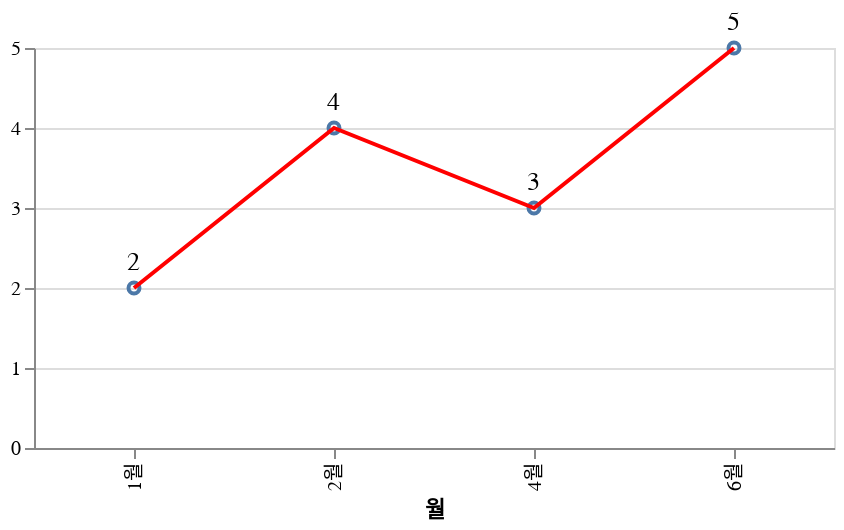

This figure's notebook cell:
### Markdown cell above
#### CN

### Code cell
regex = '^(CN|Global)'
df_filtered = df[df['리전'].apply(lambda x: True if re.search(regex, x) else False) & (df['테넌트']== 'PRD') & (df['진행상태']=='완료')]
source = df_filtered
chart = get_lineChart(source)
chart

### Figure 1 — Vega-Lite specification as saved in the notebook (floating-point values rounded to 4 significant figures)
{"config": {"view": {"continuousWidth": 400, "continuousHeight": 300}}, "layer": [{"mark": "point", "encoding": {"x": {"field": "월", "type": "nominal"}, "y": {"aggregate": "count", "type": "quantitative"}}}, {"mark": {"type": "line", "color": "red"}, "encoding": {"x": {"field": "월", "type": "nominal"}, "y": {"aggregate": "count", "title": "", "type": "quantitative"}}}, {"mark": {"type": "text", "align": "center", "baseline": "line-top", "color": "black", "dy": -20, "fontSize": 13}, "encoding": {"text": {"aggregate": "count", "field": "성패", "type": "quantitative"}, "x": {"field": "월", "type": "nominal"}, "y": {"aggregate": "count", "title": "", "type": "quantitative"}}}], "data": {"name": "data-99e02d93c19f474cea2348c7e4d803b8"}, "height": 200, "width": 400, "$schema": "https://vega.github.io/schema/vega-lite/v4.17.0.json", "datasets": {"data-99e02d93c19f474cea2348c7e4d803b8": [{"년도": "22년", "월": "1월", "리전": "CN", "AZ": "1센터", "테넌트": "PRD", "진행상태": "완료", "성패": "성공", "Ticket": "CNCLOUD-1736", "Summary": "[중국 디지털키 2] 신규 LB 생성 요청", "Description": "로드밸런서"}, {"년도": "22년", "월": "1월", "리전": "CN", "AZ": "1센터", "테넌트": "PRD", "진행상태": "완료", "성패": "성공", "Ticket": "CNCLOUD-1736", "Summary": "[중국 디지털키 2] 신규 LB 생성 요청", "Description": "로드밸런서"}, {"년도": "22년", "월": "2월", "리전": "CN", "AZ": "1센터", "테넌트": "PRD", "진행상태": "완료", "성패": "성공", "Ticket": "CNCLOUD-1775", "Summary": "중국 VM 4대 삭제 요청", "Description": "컴퓨트"}, {"년도": "22년", "월": "2월", "리전": "CN", "AZ": "1센터", "테넌트": "PRD", "진행상태": "완료", "성패": "성공", "Ticket": "CNCLOUD-1700", "Summary": "CCSP 취약점으로 인한 인증서(TLS 1.0/1.1 -> TLS1.2) 변경 요청", "Description": "로드밸런서"}, {"년도": "22년", "월": "2월", "리전": "CN", "AZ": "1센터", "테넌트": "PRD", "진행상태": "완료", "성패": "성공", "Ticket": "CNCLOUD-1804", "Summary": "방화벽 OS 업그레이드", "Description": "방화벽"}, {"년도": "22년", "월": "2월", "리전": "CN", "AZ": "1센터", "테넌트": "PRD", "진행상태": "완료", "성패": "성공", "Ticket": "NACLOUD-1200", "Summary": "[vTwin] k8s 버전 업그레이드 신청", "Description": "k8s"}, {"년도": "22년", "월": "4월", "리전": "CN", "AZ": "1센터", "테넌트": "PRD", "진행상태": "완료", "성패": "성공", "Ticket": "CNCLOUD-1910", "Summary": "디지털키2 관리웹 LB 생성 요청", "Description": "로드밸런서"}, {"년도": "22년", "월": "4월", "리전": "CN", "AZ": "1센터", "테넌트": "PRD", "진행상태": "완료", "성패": "성공", "Ticket": "CNCLOUD-1929", "Summary": "티베로 백업 설정을 위한 아키이브 모드 변경", "Description": "DB"}, {"년도": "22년", "월": "4월", "리전": "CN", "AZ": "1센터", "테넌트": "PRD", "진행상태": "완료", "성패": "성공", "Ticket": "CNCLOUD-1960", "Summary": "신규 LB 생성 요청", "Description": "로드밸런서"}, {"년도": "22년", "월": "6월", "리전": "CN", "AZ": "1센터", "테넌트": "PRD", "진행상태": "완료", "성패": "성공", "Ticket": "CNCLOUD-2045", "Summary": "VM 리소스 증설 요청", "Description": "컴퓨트"}, {"년도": "22년", "월": "6월", "리전": "CN", "AZ": "1센터", "테넌트": "PRD", "진행상태": "완료", "성패": "성공", "Ticket": "CNCLOUD-2078", "Summary": "DB VM 볼륨 이전 ( SSD -> SAS)", "Description": "DB"}, {"년도": "22년", "월": "6월", "리전": "CN", "AZ": "1센터", "테넌트": "PRD", "진행상태": "완료", "성패": "성공", "Ticket": "CNCLOUD-2113", "Summary": "Rancher-webhook-tls 인증서갱신", "Description": "rancher"}, {"년도": "22년", "월": "6월", "리전": "CN", "AZ": "1센터", "테넌트": "PRD", "진행상태": "완료", "성패": "성공", "Ticket": "CNCLOUD-2063", "Summary": "[API G/W] LB SSL 인증서 갱신 요청", "Description": "로드밸런서"}, {"년도": "22년", "월": "6월", "리전": "CN", "AZ": "1센터", "테넌트": "PRD", "진행상태": "완료", "성패": "성공", "Ticket": "CNCLOUD-2103", "Summary": "LB 인증서 갱신 요청", "Description": "로드밸런서"}]}}
